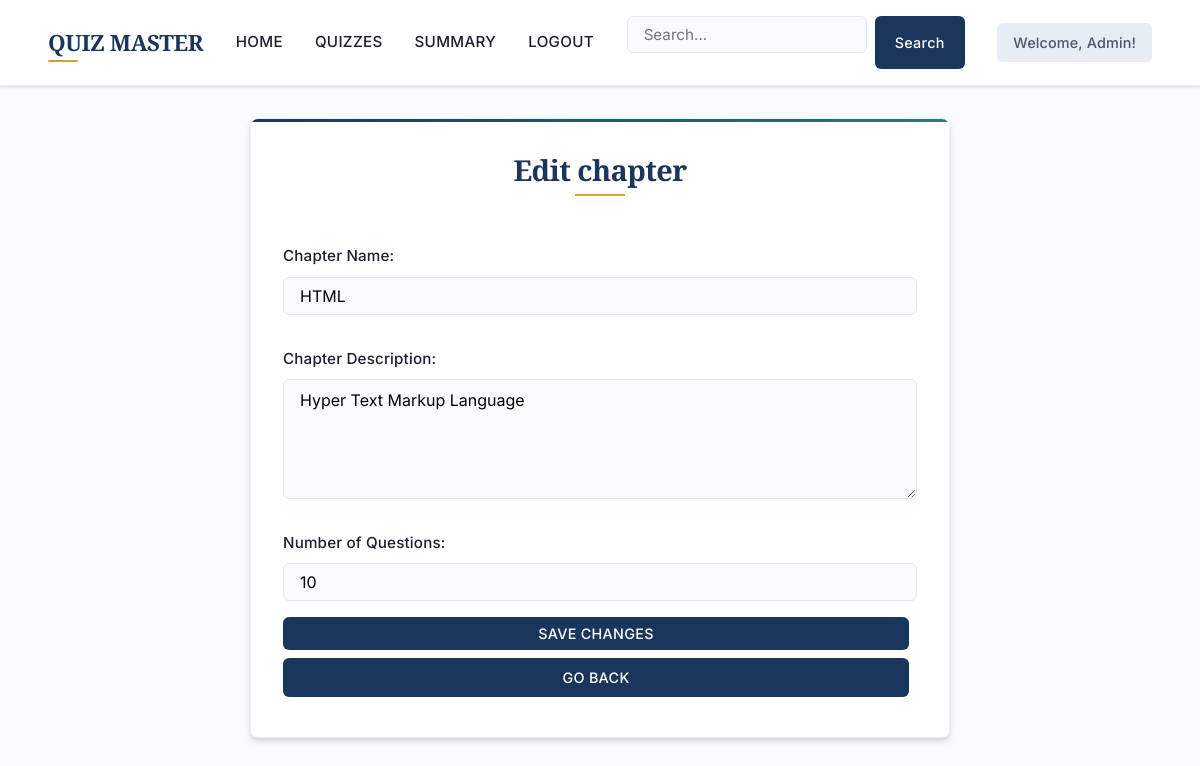
The page /editChapter/1 on the database its author committed.
### models/models.py (models this page shows)
class Chapter(db.Model):
    __tablename__ = 'chapter'
    chapter_id = db.Column(db.Integer, primary_key = True, autoincrement = True)
    chapter_name = db.Column(db.String, nullable = False)
    description = db.Column(db.String, nullable = False)
    no_of_questions = db.Column(db.Integer, nullable = False)
    subject_code = db.Column(db.Integer, db.ForeignKey('subject.subject_code'), nullable = False )
    quizzes = db.relationship('Quiz', cascade = 'all,delete', backref = 'chapter', lazy = True)

### controllers/controllers.py (the view, shortened to what this page needs)
@app.route("/editChapter/<chapter_id>", methods = ["GET", "POST"])
def edit_chapter(chapter_id):
    name = session.get("username")
    ob = get_chapterDetails(chapter_id)
    return render_template("add_edit_chapter.html", chapter = ob, add_chapter = False)

### controllers/controllers.py (called while the page is built)
def get_chapterDetails(chapter_id):         # USED IN MILESTONE 3
    chapter = Chapter.query.filter_by(chapter_id = chapter_id).first()
    return chapter

### templates/add_edit_chapter.html
{% extends "admin_layout.html" %}
{% block content %}
    <div class="form-container">
    {% if add_chapter %}
        <h1>Add New chapter</h1>
        <form class="add-form" action = "/addChapter/{{subject_id}}" method = "POST">
            <label for="subject_id">Subject ID:</label>
            <input type="text" id="subject_id" name="subject_id" value = {{subject_id}} readonly>
            <label for="chapter-name">Chapter Name:</label>
            <input type="text" id="chapter_name" name="chapter_name" placeholder="Enter chapter name" required>
            <label for="chapter-description">Chapter Description:</label>
            <textarea id="chapter_description" name="chapter_description" placeholder="Enter chapter description"></textarea>
            <label for="no_of_questions">Number of Questions:</label>
            <input type="number" id="no_of_questions" name="no_of_questions" placeholder="Enter no_of_questions" required>
            <button type="submit" class="btn">Add chapter</button>
            <a href="/admin" class="btn">Go back</a>
        </form>
        {% else %}
        <h1>Edit chapter</h1>
        <form class="edit-form" action =  "/editChapter/{{chapter.chapter_id}}" method = "POST">
            <label for="chapter-name">Chapter Name:</label>
            <input type="text" id="chapter-name" name="chapter-name" value = {{chapter.chapter_name}} required>
            <label for="chapter-description">Chapter Description:</label>
            <textarea id="chapter-description" name="chapter-description" >{{chapter.description}}</textarea>
            <label for="no_of_questions">Number of Questions:</label>
            <input type="number" id="no_of_questions" name = "no_of_questions" value = {{chapter.no_of_questions}} required>
            <button type="submit" class = "btn">Save changes</button>
            <a href="/admin" class="btn">Go back</a>
        </form>
        {% endif %}
    </div>
{% endblock %}

### rows shown on the page
Chapter: chapter-name "HTML", chapter-description "Hyper Text Markup Language", no_of_questions "10"
